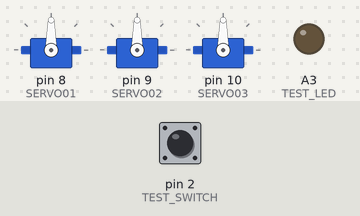
A sketch run on a simulated Arduino Uno, built with avr-gcc and run on an emulated ATmega328P. Shown: 3 × servo, output pins drawn as LEDs (lit = HIGH). Inputs (shaded band) come from the test bench; at power-on: pin 2 (TEST_SWITCH) HIGH.

Above: at 2.4 s.
2.5 s: pin 2 (TEST_SWITCH) pulled LOW for 0.15 s
At 3.34 s:
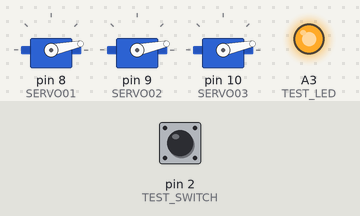
5.5 s: pin 2 (TEST_SWITCH) pulled LOW for 1 s
At 6.9 s:
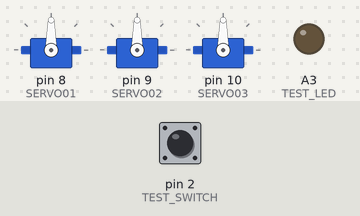
8.0 s: pin 2 (TEST_SWITCH) pulled LOW for 0.15 s
At 9.31 s:
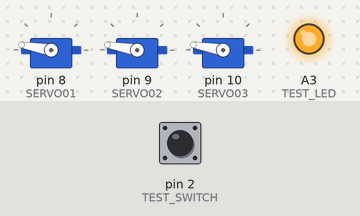
11.1 s: pin 2 (TEST_SWITCH) pulled LOW for 3.2 s
At 12.2 s:
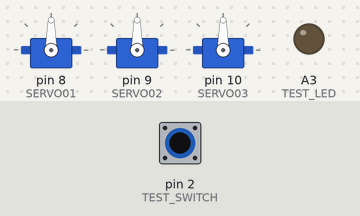
Timing chart, 0 to 14.1 s (numbered marks = the images above; inputs shaded):
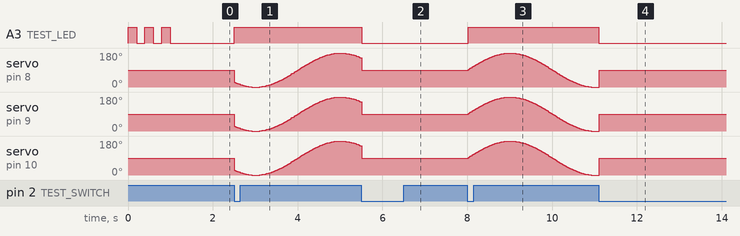

The sketch:

Test01.pde
```cpp
//--------------------------------------------------------------
//-- Test01
//--------------------------------------------------------------
//--
//-- Test the hardware after soldering.
//--
//-- Checks the board by lighting the test LED when started.
//--
//-- Then, pressing the test push switch results in toggling
//-- the test LED on/off as well as the servos, which will
//-- start to oscillate.
//--
//--------------------------------------------------------------
//-- Author: David Estévez-Fernández
//--------------------------------------------------------------
//--
//-- This file is part of the HEBI project (GPLv3)
//--
//--------------------------------------------------------------

#include "Servo.h"

const int TEST_LED = A3;
const int TEST_SWITCH = 2;

const int SERVO01 = 8;
const int SERVO02 = 9;
const int SERVO03 = 10;

Servo servo[3];

const int period = 4000;

bool state0 = 0;
bool state1= 0;

void setup()
{
  //-- Set the pins as inputs/outputs
  pinMode( TEST_LED, OUTPUT);
  pinMode( TEST_SWITCH, INPUT);

  //-- Enable the internal pull-up resistors
  digitalWrite( TEST_SWITCH, HIGH);

  //-- Attach servos
  servo[0].attach(SERVO01);
  servo[1].attach(SERVO02);
  servo[2].attach(SERVO03);

  //-- Send them to 90
  for (int i = 0; i < 3; i++)
  {
    servo[i].write( 90);
  }

  //-- Blink three times to show that is ready
  for (int i = 0; i < 3; i++)
  {
    digitalWrite( TEST_LED, HIGH);
    delay(200);
    digitalWrite( TEST_LED, LOW);
    delay(200);
  }
}

void loop()
{
  //-- Read (inverted) input:
  bool input = ! digitalRead( TEST_SWITCH);

  //-- State machine logic:
  bool newState0 = (!state1 && input ) || ( state0 && !input);
  bool newState1 = ( state1 && input ) || ( state0 && !input);

  state0 = newState0;
  state1 = newState1;

  //-- Depending on the state, light the LED.
  digitalWrite( TEST_LED, state0);

  //-- Depending on the state, activate/deactivate the oscillation
  for(int i = 0; i<3; i++)
    servo[i].write( 90 + int(state0) * 90 * sin( 6.283 * millis()  / period) );


  delay( 20);
}
```

Measured:
- after the input at 2.5 s, A3 (TEST_LED): LOW → HIGH at once
- after the input at 5.5 s, A3 (TEST_LED): HIGH → LOW at once
- after the input at 8.0 s, A3 (TEST_LED): LOW → HIGH at once; servo on pin 8 (SERVO01), servo on pin 9 (SERVO02), servo on pin 10 (SERVO03): rises from 90° to 179° in 0.89 s, then falls to 0° in 2.0 s
- after the input at 11.1 s, A3 (TEST_LED): HIGH → LOW at once
